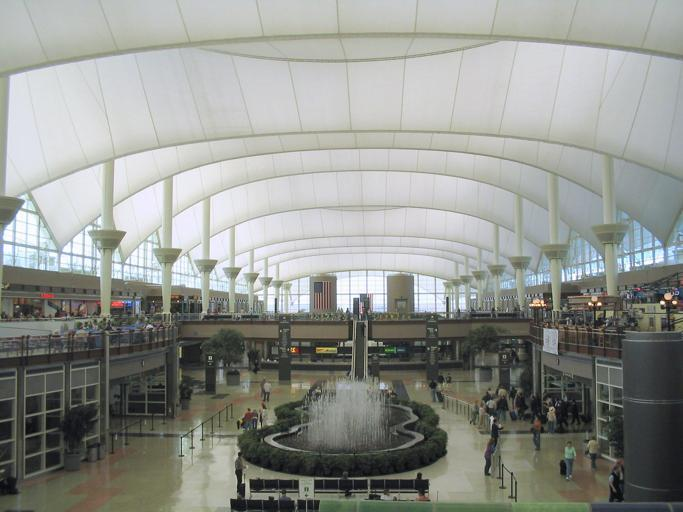
#> input picture data/tmp/ADE_train_00000001.jpg, 683 x 512 px, found by its file name
$ jupyter execute --allow-errors eval_oneV2.ipynb
#> lines starting #> are read from the running program, lines starting #| are printed output that depends on the picture
#> further down, org_img is the input picture: shape (512, 683, 3); mean B, G, R 142.8, 148, 145.5
[cell 1]
import os
import cv2
import sys
import yaml
import time
import argparse
import numpy as np
import pandas as pd
from tqdm import tqdm
from PIL import Image
# import torch.nn as nn
from scipy.io import loadmat
import matplotlib.pyplot as plt
from distutils.version import LooseVersion

##################### model stuff #####################
# System libs
import csv, torch, scipy.io, PIL.Image, torchvision.transforms
# Our libs
from mit_semseg.config import cfg
from mit_semseg.utils import colorEncode
from mit_semseg.dataset import ValDataset
from mit_semseg.lib.utils import as_numpy
from mit_semseg.models import ModelBuilder, SegmentationModule
from mit_semseg.lib.nn import user_scattered_collate, async_copy_to
from mit_semseg.utils import AverageMeter, colorEncode, accuracy, intersectionAndUnion, setup_logger


sys.path.insert(1, '/home/zyang/Documents/Noisey-image')
from noise_video_gen import *

[cell 2]
# pass in mode config(yaml file)
# return a dict for the file
# return decoder and encoder weights path
# [225 lines left out: functions parse_model_config, visualize_result, process_img, predict_img, get_color_palette, transparent_overlays and 3 more, not called in this run]

#> (a cell that did not finish here is left out)

[cell 4]
img_path = "/home/zyang/Documents/fork_sseg_mit/notebooks/data/ADEChallengeData2016/images/training/ADE_train_00000001.jpg"
anno_path = "/home/zyang/Documents/fork_sseg_mit/notebooks/data/ADEChallengeData2016/annotations/training/ADE_train_00000001.png"

tmp_img_path = '../tmp_results/tmp.jpg'

[cell 5]
def get_anno(anno_path):
    anno = PIL.Image.open(anno_path)
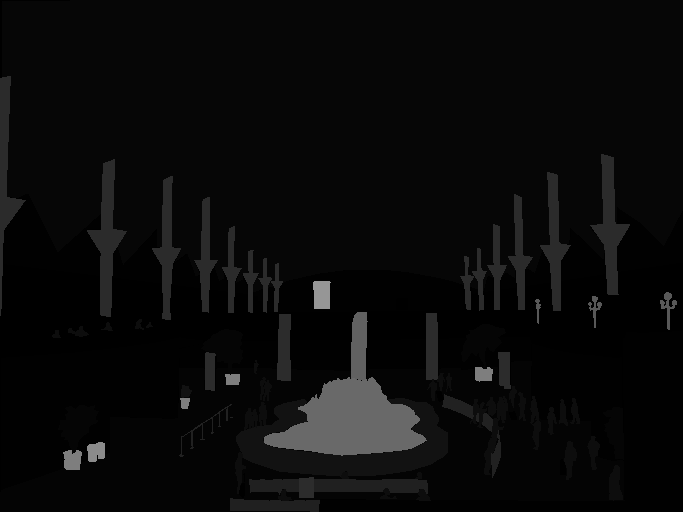
#> input picture data/tmp/ADE_train_00000001.png, 683 x 512 px, found by its file name
#> anno is the input picture: PIL image 683x512 L; min 0, max 150, mean 9.8
    anno = np.array(anno)
    anno[np.where(anno!=0)]-=1
#> anno: shape (512, 683)
    return anno

# [19 lines left out: function get_eval_res, not called in this run]

[cell 6]
org_img = cv2.imread(img_path)
#> (the rest of this cell did not finish here and is left out)

#> (a cell that did not finish here is left out)

#> (a cell that did not finish here is left out)

#> (a cell that did not finish here is left out)

[cell 10]
class_ious = {}
#> (the rest of this cell did not finish here and is left out)

#> (a cell that did not finish here is left out)

#> (a cell that did not finish here is left out)

[cell 13]
class_ious

[cell 14]
anno = get_anno(anno_path)
#> (the rest of this cell did not finish here and is left out)

#> (a cell that did not finish here is left out)

#> (a cell that did not finish here is left out)

[cell 17]
a = class_ious.copy()

[cell 18]
anno_path

[cell 19]
len(np.unique(anno))
#> Out = 16

#> (a cell that did not finish here is left out)

[cell 21]
a

[cell 22]
img_path

[cell 23]
fig, axs = plt.subplots(2, figsize=(8,7))
fig.suptitle('Salt & Pepper Noise')

x = [0,1,2,3]

axs[0].plot(x,x, label="acc", color='r')
# axs[0].xlabel('Noise Levels (Amount)')
axs[0].set_ylabel('Pixel Accuracy')
#axs[0].set_title('Salt & Pepper Noise')

axs[1].plot(x,x, label="acc", color='r')
axs[1].set_xlabel('Noise Levels (Amount)')
axs[1].set_ylabel('Pixel Accuracy')
#axs[1].set_title('Salt & Pepper Noise')


for ax in fig.get_axes():
    ax.label_outer()

#axs[0].tight_layout()
axs[0].legend()
axs[1].legend()

# plt.tight_layout()
fig.show()
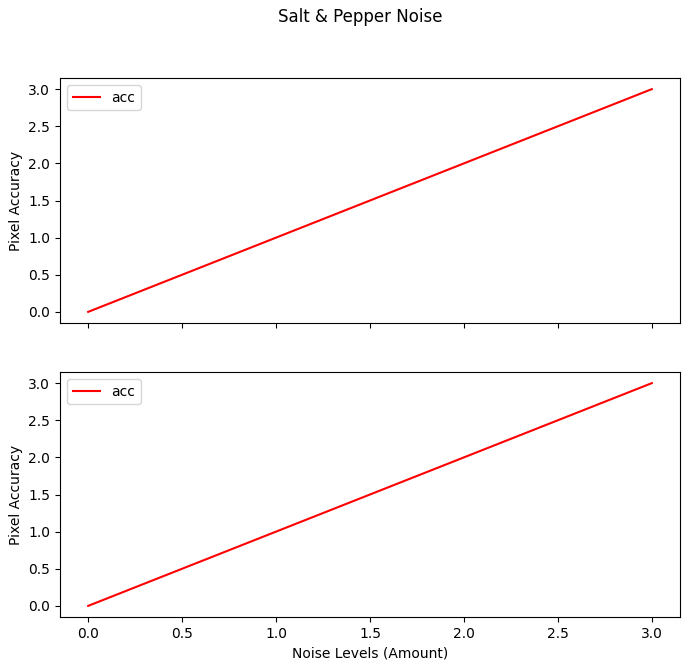
#> figure drawn by matplotlib, 2 panels

[cell 24]
x = [0,1,2,3]

plt.plot(x,x, label="acc", color='r')
plt.xlabel('Noise Levels (Amount)')
plt.ylabel('Pixel Accuracy')
plt.title('Salt & Pepper Noise')
plt.tight_layout()
plt.legend()
plt.show()
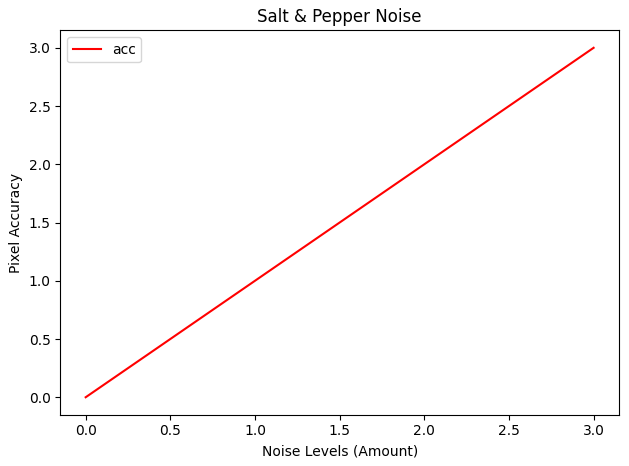
#> figure drawn by matplotlib, 1 panel
